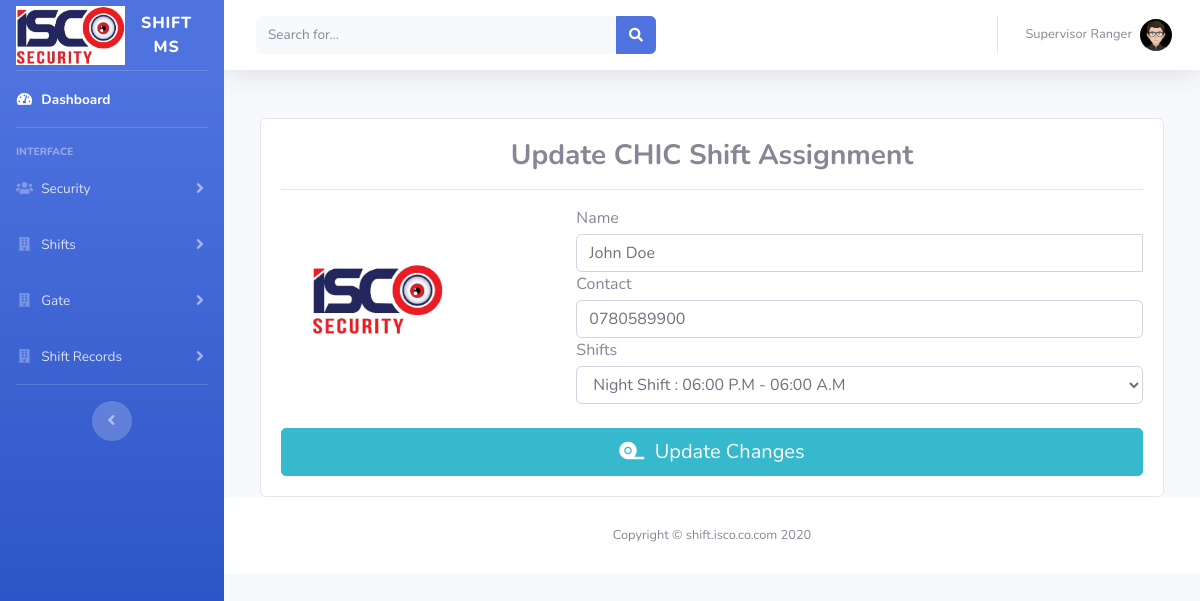
Page /supervisor/index.php?update-shift-assignment&sec_id=3 (signed in) on the committed database.
### tables this page shows
CREATE TABLE `supervisor` (
  `supervisor_id` int(11) NOT NULL,
  `username` longtext DEFAULT NULL,
  `password` longtext DEFAULT NULL,
  `supervisor_name` longtext DEFAULT NULL,
  `gender` longtext DEFAULT NULL,
  `u_type_id` int(100) DEFAULT NULL,
  `tel` longtext DEFAULT NULL,
  `mail` longtext DEFAULT NULL,
  `profile` varchar(255) DEFAULT NULL,
  `site_id` int(11) DEFAULT NULL
);

CREATE TABLE `site` (
  `site_id` int(11) NOT NULL,
  `site_name` longtext NOT NULL,
  `site_address` longtext NOT NULL,
  `site_email` longtext NOT NULL,
  `site_tel` longtext NOT NULL,
  `site_date` timestamp NOT NULL DEFAULT current_timestamp() ON UPDATE current_timestamp(),
  `supervisor_id` int(50) DEFAULT NULL
);

CREATE TABLE `security` (
  `sec_id` int(11) NOT NULL,
  `sec_code` longtext DEFAULT NULL,
  `sec_names` longtext DEFAULT NULL,
  `sec_gender` mediumtext DEFAULT NULL,
  `sec_dob` date DEFAULT NULL,
  `sec_tel` longtext DEFAULT NULL,
  `sec_email` longtext DEFAULT NULL,
  `site_id` int(11) DEFAULT NULL,
  `shift_id` int(50) DEFAULT NULL,
  `gate_id` int(50) DEFAULT NULL,
  `profile` varchar(255) DEFAULT NULL,
  `reg_date` datetime NOT NULL
);

CREATE TABLE `tbl_shift` (
  `shift_id` int(11) NOT NULL,
  `shift_name` longtext NOT NULL,
  `shift_desc` longtext NOT NULL
);

### supervisor/update_shift_assignment.php (the view, shortened to what this page needs)
<?php
                $sec_id=$_GET['sec_id'];
                    $sql1="SELECT * FROM security WHERE sec_id='$sec_id' ";
                    $result1=$conn->query($sql1);
                    while ($row1 = $result1->fetch_assoc()) {
                        $sec_names=$row1['sec_names'];
                        $sec_tel=$row1['sec_tel'];
                        $shift_id=$row1['shift_id'];
                    }
                    $sql_2=" SELECT * FROM tbl_shift WHERE shift_id='$shift_id' ";
                    $result_2=$conn->query($sql_2);
                    while ($row_2 = $result_2->fetch_assoc()) {
                        $shift_id=$row_2['shift_id'];
                        $shift_name=$row_2['shift_name'];
                        $shift_desc=$row_2['shift_desc'];
                    }
?>
                <div class="container-fluid">
                    <div class="row" id="loader_general_admin2">
                        <div class="col-lg-12">
                            <div class="table-responsive table-responsive-data">
                                <br>
                                <div class="col-lg-12">
                                    <div class="card">
                                    <div class="card-body">
                                        <div class="card-title">
                                            <h3 class="text-center title-2"><b> Update <?php echo $site_name ?> Shift Assignment</b></h3>
                                        </div>
                                        <hr>
                                        <form action="#/" onsubmit="update_security_shift();return false;"  method="post" novalidate="novalidate">
                                            <div class="row">
                                                <div class="col-lg-4">
                                                    <div class="form-group">
                                                        <img class="align-self-center  mr-3" src="../assets/img/tap.jpg"  width="70%" height="100%">
                                                        <br>
                                                    </div>
                                                </div>
                                                <div class="col-lg-8">
                                                    <label for="x_card_code" class="control-label mb-1"> Name </label>
                                                    <div class="input-group">
                                                        <label class="form-control cc-cvc"><?php echo $sec_names; ?></label>
                                                    </div>
                                                    <label for="x_card_code" class="control-label mb-1"> Contact </label>
                                                    <div class="input-group">
                                                        <label class="form-control cc-cvc"><?php echo $sec_tel; ?></label>
                                                    </div>
                                                    <label for="x_card_code" class="control-label mb-1">Shifts</label>
                                                    <div class="input-group">
                                                        <select id="shift_id" name="shift_id" class="form-control cc-cvc">
                                                            <option value="<?php echo $shift_id; ?>"> <?php echo $shift_name; ?> : <?php echo $shift_desc; ?> </option>
                                                        </select>
                                                    </div>
                                                        <br>
                                                </div>
                                            </div>
                                            <div>
                                                <button id="payment-button" type="submit" class="btn btn-lg btn-info btn-block">
                                                    <i class="fas fa-fw fa-tape"></i>&nbsp;
                                                    <span id="payment-button-amount">Update Changes</span>
                                                </button>
                                            </div>
                                        </form>
                                    </div>
                                </div>
                            </div>
                        </div>
                    </div>
                </div>

### supervisor/index.php (shortened to what this page needs)
<?php
include "../config/config.php";
if(isset($_SESSION['ISC0_SHIFT_MS_2020_SUPERVISOR']) == false){
    header("Location:../index.php");
}else{
?>
<!DOCTYPE html>
<html lang="en">
<head>
  <link href="../assets/vendor/fontawesome-free/css/all.min.css" rel="stylesheet" type="text/css">
  <link href="../assets/css/sb-admin-2.min.css" rel="stylesheet">
</head>
<body id="page-top">
  <?php
    $sql5="SELECT * from supervisor where username='$_SESSION[ISC0_SHIFT_MS_2020_SUPERVISOR]'";
    $result5=$conn->query($sql5);
    while ($row5 = $result5->fetch_assoc()) {
    $m_names=$row5['supervisor_name'];
    $m_profile=$row5['profile'];
    $site_id=$row5['site_id'];
    $sql_1=" SELECT * from site where site_id='$site_id' ";
    $result_1=$conn->query($sql_1);
    while ($row_1 = $result_1->fetch_assoc()) {
      $site_name=$row_1['site_name'];
    }
    if (empty($m_profile)) {
        $fileName = "user-avatar.jpg";
    } else {
        $fileName = "$m_profile";
    }
    }
  ?>
  <div id="wrapper">
    <ul class="navbar-nav bg-gradient-primary sidebar sidebar-dark accordion" id="accordionSidebar">
      <a class="sidebar-brand d-flex align-items-center justify-content-center" href="index.php">
        <div class="sidebar-brand-icon">
          <img src="../assets/img/logo.png" width="100%">
        </div>
        <div class="sidebar-brand-text mx-3">SHIFT MS</div>
      </a>
      <hr class="sidebar-divider my-0">
      <li class="nav-item active">
        <a class="nav-link" href="index.php">
          <i class="fas fa-fw fa-tachometer-alt"></i>
          <span>Dashboard</span></a>
      </li>
      <hr class="sidebar-divider">
      <div class="sidebar-heading">
        Interface
      </div>
      <li class="nav-item">
        <a class="nav-link collapsed" href="#" data-toggle="collapse" data-target="#collapseTwo" aria-expanded="true" aria-controls="collapseTwo">
          <i class="fas fa-fw fa-users"></i>
          <span>Security</span>
        </a>
      </li>
      <li class="nav-item">
        <a class="nav-link collapsed" href="#" data-toggle="collapse" data-target="#collapseUtilities_4" aria-expanded="true" aria-controls="collapseUtilities_4">
          <i class="fas fa-fw fa-building"></i>
          <span>Shifts</span>
        </a>
      </li>
      <li class="nav-item">
        <a class="nav-link collapsed" href="#" data-toggle="collapse" data-target="#collapseUtilities_5" aria-expanded="true" aria-controls="collapseUtilities_5">
          <i class="fas fa-fw fa-building"></i>
          <span>Gate</span>
        </a>
      </li>
      <li class="nav-item">
        <a class="nav-link collapsed" href="#" data-toggle="collapse" data-target="#collapseUtilities_1" aria-expanded="true" aria-controls="collapseUtilities_1">
          <i class="fas fa-fw fa-building"></i>
          <span>Shift Records</span>
        </a>
      </li>
      <hr class="sidebar-divider">
      <div class="text-center d-none d-md-inline">
        <button class="rounded-circle border-0" id="sidebarToggle"></button>
      </div>
    </ul>
    <div id="content-wrapper" class="d-flex flex-column">
      <div id="content">
        <nav class="navbar navbar-expand navbar-light bg-white topbar mb-4 static-top shadow">
          <form class="d-none d-sm-inline-block form-inline mr-auto ml-md-3 my-2 my-md-0 mw-100 navbar-search">
            <div class="input-group">
              <input type="text" class="form-control bg-light border-0 small" placeholder="Search for..." aria-label="Search" aria-describedby="basic-addon2">
              <div class="input-group-append">
                <button class="btn btn-primary" type="button">
                  <i class="fas fa-search fa-sm"></i>
                </button>
              </div>
            </div>
          </form>
          <ul class="navbar-nav ml-auto">
            <li class="nav-item dropdown no-arrow">
              <a class="nav-link dropdown-toggle" href="#" id="userDropdown" role="button" data-toggle="dropdown" aria-haspopup="true" aria-expanded="false">
                <span class="mr-2 d-none d-lg-inline text-gray-600 small"><?php echo $m_names ?></span>
                <img class="img-profile rounded-circle" src="supervisor_profile/<?php echo $fileName ?>" alt="<?php echo $m_names ?>">
              </a>
            </li>
          </ul>
        </nav>
  <?php
     if(isset($_GET['home']))
    {
      include("home.php");
    }
    elseif(isset($_GET['view-security']))
      {
        include("view_security.php");
      }
    elseif(isset($_GET['view-security-shifts-data']))
      {
        include("view_security_shift_data.php");
      }
    elseif(isset($_GET['assign-shift']))
      {
        include("assign_shift.php");
      }
    elseif(isset($_GET['shift-assignment']))
      {
        include("shift_assignment.php");
      }
    elseif(isset($_GET['update-shift-assignment']))
      {
        include("update_shift_assignment.php");
      }
    elseif(isset($_GET['view-shift-assigned']))
      {
        include("view_security_shifts.php");
      }
    elseif(isset($_GET['view-shift-records']))
      {
        include("all_site_shift_records.php");
      }
    elseif(isset($_GET['view-person-sec-records']))
      {
        include("view_personal_shift_records.php");
      }
    elseif(isset($_GET['add-gate']))
      {
        include("new_gate.php");
      }
    elseif(isset($_GET['view-gate']))
      {
        include("view_gate.php");
      }
    elseif(isset($_GET['gate-assignment']))
      {
        include("assign_gate.php");
      }
      elseif(isset($_GET['settings']))
      {
        include("settings.php");
      }
    elseif(isset($_GET['profile']))
      {
        include("profile.php");
      }
    elseif(isset($_GET[' ']))
      {
        include(" ");
      }
    else
    {
      include("home.php");
    }
  ?>
      </div>
      <footer class="sticky-footer bg-white">
        <div class="container my-auto">
          <div class="copyright text-center my-auto">
            <span>Copyright &copy; shift.isco.co.com 2020</span>
          </div>
        </div>
      </footer>
    </div>
  </div>
</body>
</html>
<?php
}
?>

### rows in the picture
supervisor: supervisor_name "Supervisor Ranger", profile (picture)
site: site_name "CHIC"
security: sec_names "John Doe", sec_tel "0780589900"
tbl_shift: shift_id "Night Shift : 06:00 P.M - 06:00 A.M"
